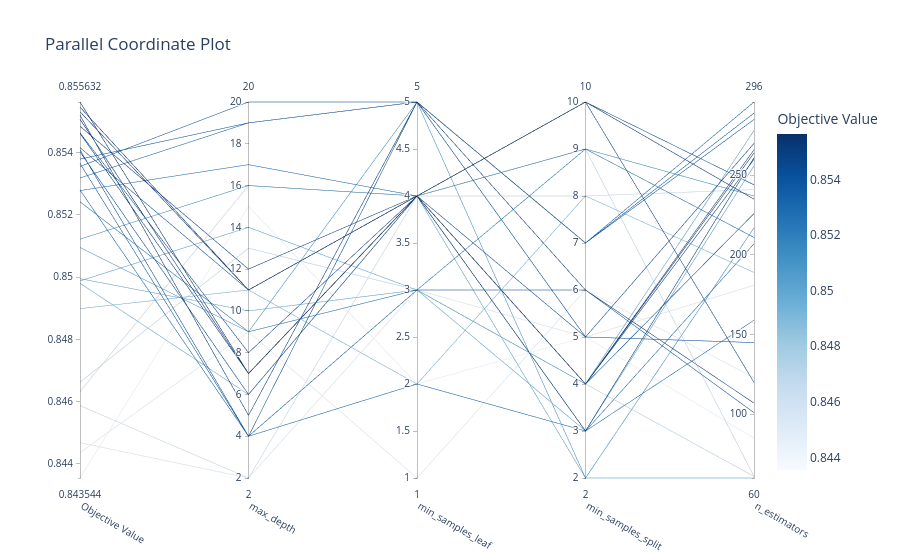

Source (notebook cell):
### Markdown cell above
### Optimization History Plot

What it shows:
- Trial number versus objective score (ROC-AUC)

What to look for:
- Whether performance improves over time
- Whether optimization converges early

### Code cell
plot_parallel_coordinate(study)

### Figure 1 — Plotly figure (JSON) as saved in the notebook; plotly's stock layout.template omitted (floating-point values rounded to 4 significant figures)
{"data": [{"dimensions": [{"label": "Objective Value", "range": [0.8435, 0.8556], "values": [0.8463, 0.8435, 0.8444, 0.8466, 0.849, 0.8528, 0.8498, 0.8552, 0.8447, 0.851, 0.8532, 0.8536, 0.8538, 0.8556, 0.854, 0.8546, 0.8459, 0.8541, 0.8524, 0.8537, 0.8555, 0.8551, 0.8553, 0.8549, 0.8542, 0.8499, 0.85, 0.8546, 0.8528, 0.8512]}, {"label": "max_depth", "range": [2, 20], "values": [16, 15, 9, 13, 11, 4, 6, 5, 2, 9, 19, 20, 19, 7, 6, 7, 2, 4, 9, 4, 11, 7, 11, 12, 11, 14, 10, 8, 17, 16]}, {"label": "min_samples_leaf", "range": [1, 5], "values": [4, 2, 1, 3, 2, 2, 4, 5, 3, 5, 5, 5, 5, 4, 4, 4, 4, 5, 3, 3, 4, 4, 4, 4, 4, 3, 3, 4, 4, 4]}, {"label": "min_samples_split", "range": [2, 10], "values": [9, 5, 6, 4, 8, 3, 2, 6, 5, 2, 7, 7, 7, 10, 10, 10, 8, 5, 9, 6, 4, 4, 4, 3, 4, 3, 4, 5, 3, 9]}, {"label": "n_estimators", "range": [60, 296], "values": [61, 85, 123, 61, 189, 159, 60, 107, 181, 217, 296, 285, 289, 235, 244, 120, 241, 145, 211, 101, 266, 260, 264, 261, 226, 256, 278, 270, 207, 237]}], "labelangle": 30, "labelside": "bottom", "line": {"color": [0.8463, 0.8435, 0.8444, 0.8466, 0.849, 0.8528, 0.8498, 0.8552, 0.8447, 0.851, 0.8532, 0.8536, 0.8538, 0.8556, 0.854, 0.8546, 0.8459, 0.8541, 0.8524, 0.8537, 0.8555, 0.8551, 0.8553, 0.8549, 0.8542, 0.8499, 0.85, 0.8546, 0.8528, 0.8512], "colorbar": {"title": {"text": "Objective Value"}}, "colorscale": [[0, "rgb(247,251,255)"], [0.125, "rgb(222,235,247)"], [0.25, "rgb(198,219,239)"], [0.375, "rgb(158,202,225)"], [0.5, "rgb(107,174,214)"], [0.625, "rgb(66,146,198)"], [0.75, "rgb(33,113,181)"], [0.875, "rgb(8,81,156)"], [1, "rgb(8,48,107)"]], "reversescale": false, "showscale": true}, "type": "parcoords"}], "layout": {"title": {"text": "Parallel Coordinate Plot"}}}
